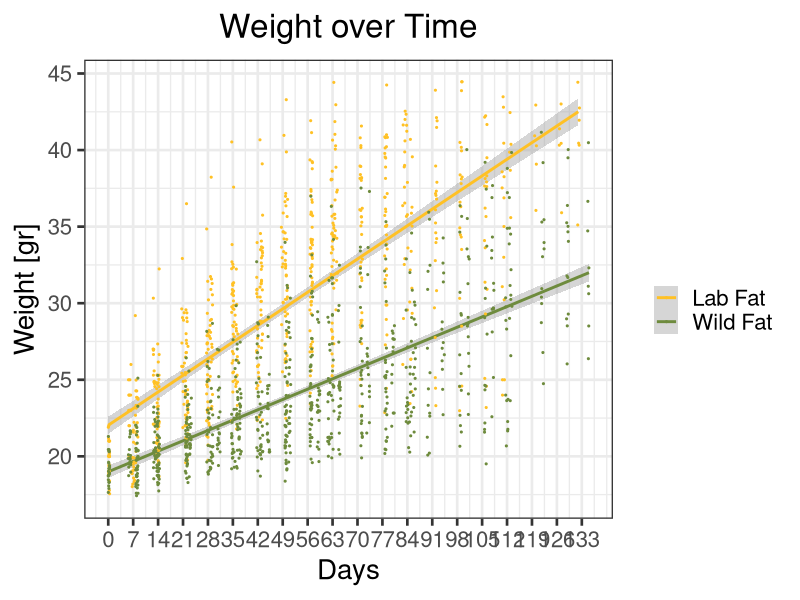

This figure's R source:
## ---- chunk 1
knitr::opts_chunk$set(echo = TRUE)


library(ggplot2)
library(gdata)
library(rlist)
library(ggpubr)
library(gridBase)
library(gridExtra)
library(dplyr)
#installation of ggpubr, according to websitehttp://www.sthda.com/english/articles/24-ggpubr-publication-ready-plots/81-ggplot2-easy-way-to-mix-multiple-graphs-on-the-same-page/

cd <- read.csv("AllExp.csv")


#Change Date to custome date of R programm, no need now, format is already fine
cd$Date <- as.Date(cd$Date, "%m/%d/%y")

#for calculating days after starting the exp
for (sex in unique(cd$Gender)){

  for (Days in unique(cd$Experiment)) {
  
    for (Days2 in unique(cd$Microbiome)) {
    
    lowdate <- min(cd$Date[cd$Experiment == Days & cd$Microbiome == Days2 & cd$Gender == sex])
  
    cd$Days[cd$Experiment == Days & cd$Microbiome == Days2& cd$Gender == sex] <- cd$Date[cd$Experiment == Days & cd$Microbiome == Days2 & cd$Gender == sex] - lowdate
    }
  }
}


cd$Week <- round(cd$Days/7)

minval <- min(cd$Weight[cd$Gender == "Female"], na.rm = TRUE)
maxval <- max(cd$Weight[cd$Gender == "Female"], na.rm = TRUE)

minvalmales <- min(cd$Weight[cd$Gender == "Male"], na.rm = TRUE)
maxvalmales <- max(cd$Weight[cd$Gender == "Male"], na.rm = TRUE)

maxdays <- max(cd$Days[cd$Gender == "Female"], na.rm = TRUE)
maxdaysmales <- max(cd$Days[cd$Gender == "Male"], na.rm = TRUE)
mindays <- min(cd$Days, na.rm = TRUE)
sex <- "Female"
sex2 <- "Male"

#Graph with all Exp together, take out the sex loop, since we redo this for males separately
#for (sex in unique(cd$Gender)){
    
LChow <- subset(cd, cd$Microbiome == "Lab" & cd$Food == "Chow" & cd$Gender == sex)
LFat <- subset(cd, cd$Microbiome == "Lab" & cd$Food == "Fat"  & cd$Gender == sex)
WildChow <- subset(cd, cd$Microbiome == "Wild" & cd$Food == "Chow" & cd$Gender == sex)
WildFat <- subset(cd, cd$Microbiome == "Wild" & cd$Food == "Fat" & cd$Gender == sex)



AllFat <- subset(cd, cd$Food == "Fat"  & cd$Gender == sex)
AllChow <- subset(cd, cd$Food == "Chow"  & cd$Gender == sex)
AllLab <- subset(cd, cd$Microbiome == "Lab"  & cd$Gender == sex)
AllWild <- subset(cd, cd$Microbiome == "Wild"  & cd$Gender == sex)


#loop through different days, and calculate the mean for every day, this one compares both Fat conditions
for (Woche in unique(AllFat$Week)  ) {
 x<- t.test(AllFat$Weight[AllFat$Microbiome == "Lab" & AllFat$Week == Woche], AllFat$Weight[AllFat$Microbiome == "Wild" & AllFat$Week == Woche])
print(x)
}


for (Woche in unique(AllWild$Week)  ) {
 y<- t.test(AllWild$Weight[AllWild$Food == "Fat" & AllWild$Week == Woche], AllWild$Weight[AllWild$Food == "Chow" & AllWild$Week == Woche])
print(y)
}











plotAllExp <- ggplot() +
  geom_smooth(data = LChow, aes(x = LChow$Days, y = LChow$Weight, color = "Lab Chow")) +
  geom_smooth(data = LFat, aes(x = LFat$Days, y = LFat$Weight, color = "Lab Fat")) +
  geom_smooth(data = WildChow, aes(x = WildChow$Days, y = WildChow$Weight, color = "Wild Chow")) +
  geom_smooth(data = WildFat, aes(x = WildFat$Days, y = WildFat$Weight, color = "Wild Fat")) +
   geom_jitter(data = LFat, aes(x = LFat$Days, y = LFat$Weight, color = "Lab Fat"), size = 0.2) +
  geom_jitter(data = WildFat, aes(x = WildFat$Days, y = WildFat$Weight, color = "Wild Fat"), size = 0.2) +
  ylim(c(1.15 * minval, 0.85 * maxval)) +
  scale_x_continuous(breaks=seq(0,maxdays, 7), limits = c(mindays, maxdays)) +
 # xlim(c(mindays, maxdays)) +
  xlab("Days") +
  ylab("Weight [gr]") +
  scale_colour_manual("", values = c("darkturquoise","goldenrod1", "blue3", "darkolivegreen4"), breaks = c("Lab Chow", "Lab Fat", "Wild Chow", "Wild Fat")) +
  theme_set(theme_bw(base_size = 20) ) +
    theme(plot.title = element_text(hjust = 0.5)) +
      ggtitle("Weight over Time")


plotAllFat <- ggplot() +
  geom_smooth(data = LFat, aes(x = LFat$Days, y = LFat$Weight, color = "Lab Fat"), method =  lm) +
  geom_smooth(data = WildFat, aes(x = WildFat$Days, y = WildFat$Weight, color = "Wild Fat"), method = lm) +
   geom_jitter(data = LFat, aes(x = LFat$Days, y = LFat$Weight, color = "Lab Fat"), size = 0.4) +
  geom_jitter(data = WildFat, aes(x = WildFat$Days, y = WildFat$Weight, color = "Wild Fat"), size = 0.4) +
  ylim(c(1.15 * minval, 0.85 * maxval)) +
  scale_x_continuous(breaks=seq(0,maxdays, 7), limits = c(mindays, maxdays)) +
 # xlim(c(mindays, maxdays)) +
  xlab("Days") +
  ylab("Weight [gr]") +
  scale_colour_manual("", values = c("goldenrod1", "darkolivegreen4" ), breaks = c("Lab Fat", "Wild Fat" )) +
  theme_set(theme_bw(base_size = 20) ) +
    theme(plot.title = element_text(hjust = 0.5)) +
      ggtitle("Weight over Time")
print(plotAllFat)

LChow1 <- subset(cd, cd$Microbiome == "Lab" & cd$Food == "Chow" & cd$Gender == sex & cd$Experiment == 1)
LFat1 <- subset(cd, cd$Microbiome == "Lab" & cd$Food == "Fat"  & cd$Gender == sex & cd$Experiment == 1)
WildChow1 <- subset(cd, cd$Microbiome == "Wild" & cd$Food == "Chow" & cd$Gender == sex & cd$Experiment == 1)
WildFat1 <- subset(cd, cd$Microbiome == "Wild" & cd$Food == "Fat" & cd$Gender == sex & cd$Experiment == 1)

plotExp1 <- ggplot() +
  geom_smooth(data = LChow1, aes(x = LChow1$Days, y = LChow1$Weight, color = "Lab Chow")) +
  geom_smooth(data = LFat1, aes(x = LFat1$Days, y = LFat1$Weight, color = "Lab Fat")) +
  geom_smooth(data = WildChow1, aes(x = WildChow1$Days, y = WildChow1$Weight, color = "Wild Chow")) +
  geom_smooth(data = WildFat1, aes(x = WildFat1$Days, y = WildFat1$Weight, color = "Wild Fat")) +
  ylim(c(1.15 * minval, 0.85 * maxval)) +
  scale_x_continuous(breaks=seq(0,maxdays, 7), limits = c(mindays, maxdays)) +
 # xlim(c(mindays, maxdays)) +
  xlab("Days") +
  ylab("Weight (gr)") +
  scale_colour_manual("", values = c("darkturquoise","goldenrod1", "blue3", "darkolivegreen4"), breaks = c("Lab Chow", "Lab Fat", "Wild Chow", "Wild Fat")) +
  ggtitle( paste("Experiment 1", as.character(sex) )) +
  theme_bw() +
  theme(legend.position="none")
